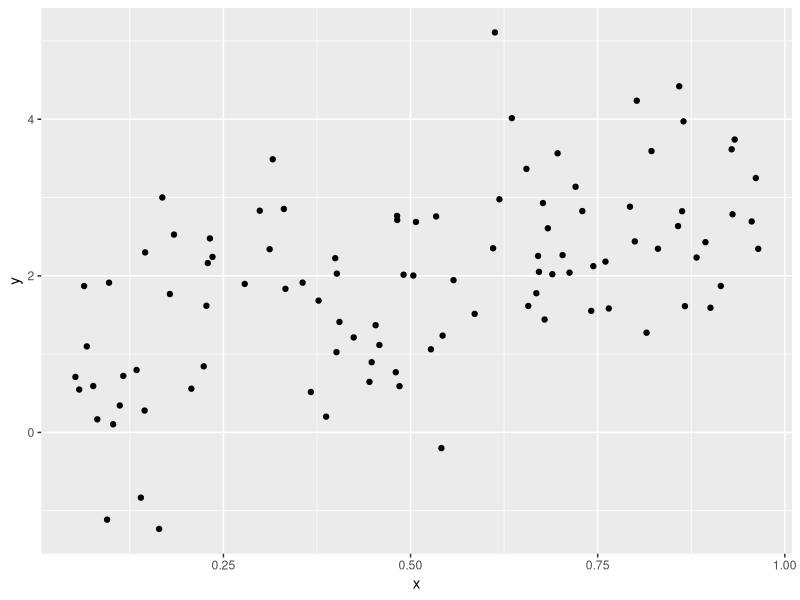

Write the R code that produced this figure.
## ---- chunk 1
library(tidyverse)

plot_df = 
  tibble(
    x = runif(100),
    y = 1 +2 *x +rnorm(100)
  )

plot_df |> 
  ggplot(aes(x = x, y = y)) + geom_point()
